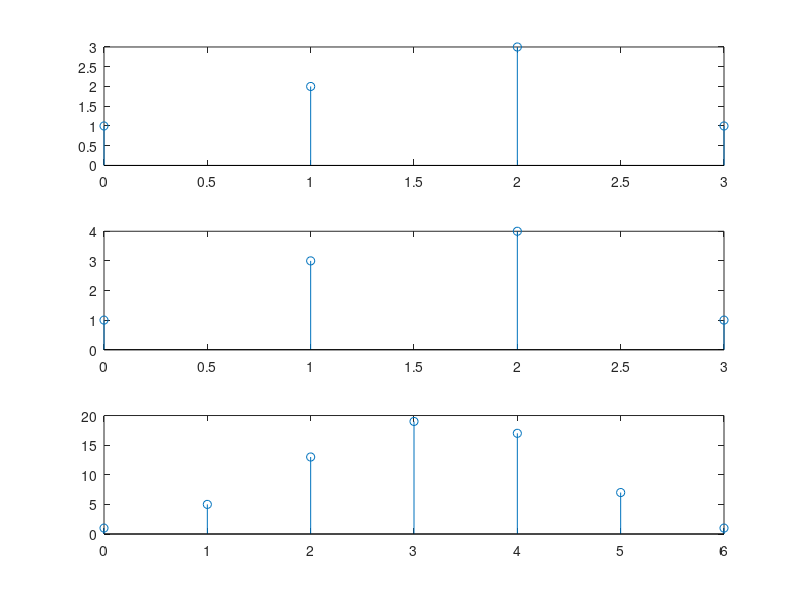

Source code (MATLAB):
close all
s=0:1:3;
t=0:1:6;
fun1=[1 2 3 1]; 
fun2=[1 3 4 1];
con=convn(fun1,fun2);
subplot(3,1,1);
stem(s,fun1);
subplot(3,1,2);
stem(s,fun2);
subplot(3,1,3);
stem(t,con);
  
